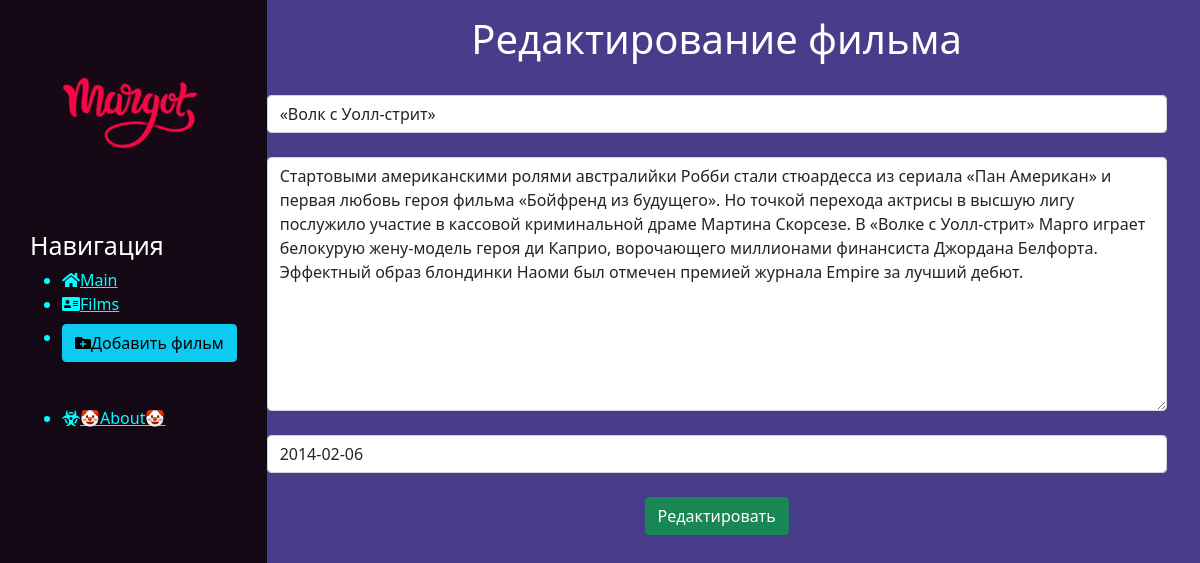
The app's page /margo/1/update with its own data.
### margo/models.py (models this page shows, shortened)
class Articles(models.Model):
    title= models.CharField('Название фильма', max_length=100)
    story = models.TextField('Сюжет')
    data = models.DateField('Дата выхода')
    class Meta:
        verbose_name = 'Фильм'
        verbose_name_plural = 'Фильмы'

### margo/views.py (the view)
class MargoUpdateView(UpdateView):
    model = Articles
    template_name = 'margo/margo-update.html'
    success_url = '/margo'
    form_class = ArticlesForm

### margo/forms.py
class ArticlesForm(ModelForm):
    class Meta:
        model = Articles
        fields = ['title', 'story', 'data']
        widgets = {
            "title": TextInput(attrs={
                'class': 'form-control',
                'placeholder': 'Название фильма'
            }),
            "story": Textarea(attrs={
                'class': 'form-control',
                'placeholder': 'Описание'
            }),
            "data": DateInput(attrs={
                'class': 'form-control',
                'placeholder': 'Дата выхода фильма'
            })
        }

### margo/templates/margo/margo-update.html (shortened to what this page needs)
{% extends 'main/layout.html' %}
{% block content %}
    <div class="features">
        <h1>Редактирование фильма</h1>
       <form method="post">
           {% csrf_token %}<br>
           {{ form.title }}<br>
           {{ form.story }}<br>
           {{ form.data }}<br>
           <button class="btn btn-success" type="submit">Редактировать</button>
       </form>
    </div>
{% endblock %}

### main/static/main/css/main.css (style rules this page uses)
body { background: #483D8B ; }
main .features { float: left; color: #fff; text-align: center; margin-top: 15px; width: 75%; }

### records on screen
Articles: title "«Волк с Уолл-стрит»", story "Стартовыми американскими ролями австралийки Робби стали стюардесса из сериала «Пан Американ» и первая любовь героя фильма «Бойфренд из будущего». Но точкой перехода актрисы в высшую лигу послужило участие в кассовой криминальной драме Мартина Скорсезе. В «Волке с Уолл-стрит» Марго играет белокурую жену-модель героя ди Каприо, ворочающего миллионами финансиста Джордана Белфорта. Эффектный образ блондинки Наоми был отмечен премией журнала Empire за лучший дебют.", data "2014-02-06"
